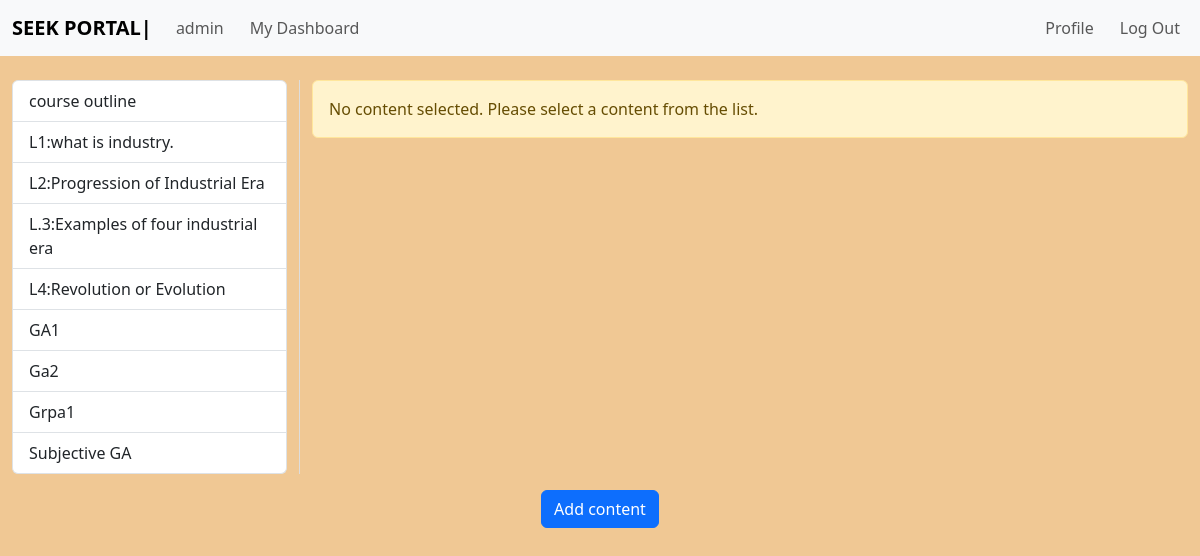
Before: /admin/1/contents (signed in) with the older database file.
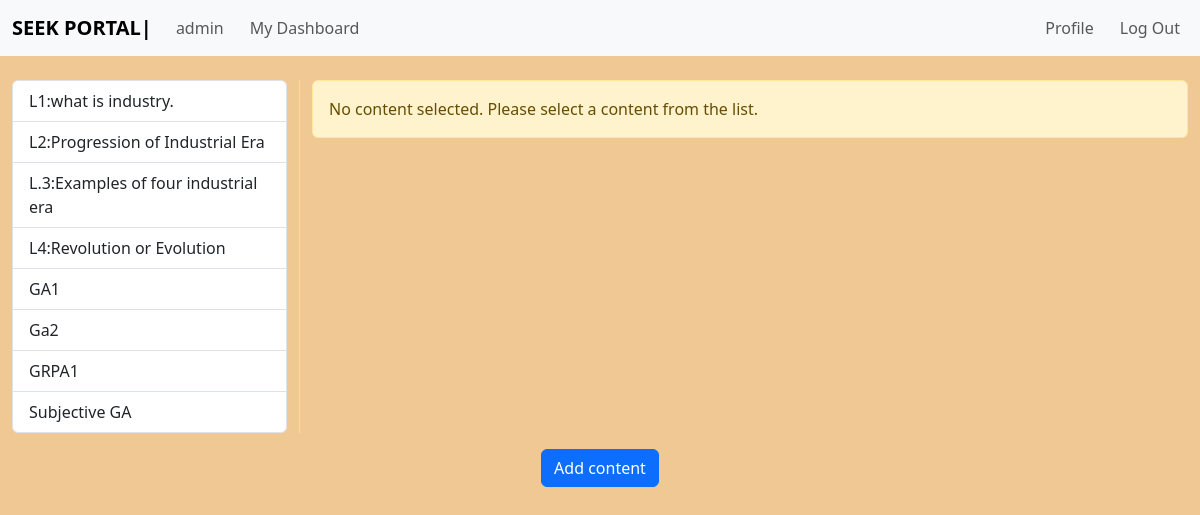
After: the same page with the newer database file.
### app.py (models this page shows)
class contents(db.Model):
    __tablename__ = "contents"
    content_id = db.Column(db.Integer, primary_key=True, autoincrement=True)
    content_name = db.Column(db.String(30), nullable=False)
    content_link = db.Column(db.String(50), nullable=False)
    content_transcript = db.Column(db.String(1000), nullable=False)
    content_course_id = db.Column(db.Integer, nullable=False)
    related_prompts = relationship("prompts", cascade="all, delete", backref=backref("content", cascade="all, delete"))

class MCQAssignment(db.Model):
    id = db.Column(db.Integer, primary_key=True)
    content_name = db.Column(db.String(30), nullable=False)
    question = db.Column(db.String(255), nullable=False)
    option_a = db.Column(db.String(100), nullable=False)
    option_b = db.Column(db.String(100), nullable=False)
    option_c = db.Column(db.String(100), nullable=False)
    option_d = db.Column(db.String(100), nullable=False)
    correct_answer = db.Column(db.String(100), nullable=False)
    course_id = db.Column(db.Integer, db.ForeignKey('course.course_id'), nullable=False)

class Coding(db.Model):
    question_id = db.Column(db.Integer, primary_key=True)
    coding_question = db.Column(db.String(255))
    content_name = db.Column(db.String(30), nullable=False)

class Subjective(db.Model):
    question_id = db.Column(db.Integer, primary_key=True)
    subjective_question = db.Column(db.String(255))
    content_name = db.Column(db.String(30), nullable=False)

### app.py (the view)
@app.route("/admin/<cat_id>/contents", methods=["GET", "POST"])
def admin_content(cat_id):
    if request.method == "GET":
        if session.get("logged_in"):
            admin_username = session["usr"]
            content_list = contents.query.filter_by(content_course_id=cat_id).all()
            mcq_assignments = MCQAssignment.query.filter_by(course_id=cat_id).all()
            coding_questions = Coding.query.all()
            subjective_questions = Subjective.query.all()  # Fetch all subjective questions
            selected_content_id = request.args.get("selected")
            selected_mcq_id = request.args.get("selected_mcq")
            selected_coding_id = request.args.get("selected_coding")
            selected_subjective_id = request.args.get("selected_subjective")  # New line for subjective question
            selected_content = contents.query.get(selected_content_id) if selected_content_id else None
            selected_mcq = MCQAssignment.query.get(selected_mcq_id) if selected_mcq_id else None
            selected_coding = Coding.query.get(selected_coding_id) if selected_coding_id else None
            selected_subjective = Subjective.query.get(selected_subjective_id) if selected_subjective_id else None  # Fetch selected subjective question
            return render_template(
                "contents.html",
                admin_username=admin_username,
                cat_id=cat_id,
                content_list=content_list,
                selected_content=selected_content,
                mcq_assignments=mcq_assignments,
                mcq_selected_content=selected_mcq,
                coding_questions=coding_questions,
                selected_coding=selected_coding,
                subjective_questions=subjective_questions,  # Pass subjective questions to template
                selected_subjective=selected_subjective  # Pass selected subjective question to template
            )
        return redirect("/admin_login")

### templates/contents.html (shortened to what this page needs)
{% extends "admin_base.html" %}
{% block usrname %}{{ admin_username }}{% endblock %}
{% block content %}
<div class="container-fluid mt-4">
  <div class="row">
    <div class="col-md-3" style="border-right: 1px solid #ddd;">
      <div class="list-group">
        {% for content in content_list %}
        <a href="?selected={{ content.content_id }}" class="list-group-item list-group-item-action {% if selected_content and content.content_id == selected_content.content_id %}active{% endif %}">
          {{ content.content_name }}
        </a>
        {% endfor %}
        {% for mcq in mcq_assignments %}
        <a href="?selected_mcq={{ mcq.id }}" class="list-group-item list-group-item-action {% if mcq_selected_content and mcq.id == mcq_selected_content.id %}active{% endif %}">
          {{ mcq.content_name }}
        </a>
        {% endfor %}
        {% for coding_q in coding_questions %}
        <a href="?selected_coding={{ coding_q.question_id }}" class="list-group-item list-group-item-action {% if selected_coding and coding_q.question_id == selected_coding.question_id %}active{% endif %}">
          {{ coding_q.content_name }}
        </a>
        {% endfor %}
        {% for subj in subjective_questions %}
        <a href="?selected_subjective={{ subj.question_id }}" class="list-group-item list-group-item-action {% if selected_subjective and subj.question_id == selected_subjective.question_id %}active{% endif %}">
          {{ subj.content_name }}
        </a>
        {% endfor %}
      </div>
    </div>
    <div class="col-md-9">
      {% if selected_content %}
      <div class="list-group-item mb-3" style="border: 1px solid #ddd; padding: 20px; background-color: #ffffff;">
        <div class="d-flex w-100 justify-content-between mb-3" style="border-bottom: 1px solid #ccc; padding-bottom: 10px;">
          <h5 class="mb-1" style="padding: 5px 10px; background-color: #f8f8f8; border-radius: 5px;">{{ selected_content.content_name }}</h5>
        </div>
        <div class="d-flex justify-content-center mb-3">
          {% if selected_content.content_link %}
          <div style="position: relative; width: 100%; max-width: 1000px; padding-bottom: 56.25%; height: 0; overflow: hidden; border: 1px solid #ccc; border-radius: 5px;">
            <iframe style="position: absolute; top: 0; left: 0; width: 100%; height: 100%;" src="https://www.youtube.com/embed/{{ selected_content.content_link }}" frameborder="0" allowfullscreen></iframe>
          </div>
          {% endif %}
        </div>
        <p class="mb-1" style="border-top: 1px solid #ccc; padding-top: 10px;">{{ selected_content.content_assignment }}</p>
        <p>Lecture Transcript</p>
        <p class="mb-1">{{ selected_content.content_transcript }}</p>
        <div class="d-flex justify-content-end mt-2">
          <a href="/admin/{{ cat_id }}/{{ selected_content.content_id }}/update" class="btn btn-warning mr-2" type="submit">Update content</a>
          <form action="/admin/{{ cat_id }}/{{ selected_content.content_id }}/delete" method="POST">
            <button class="btn btn-danger" type="submit">Delete content</button>
          </form>
        </div>
      </div>
      {% else %}
      <div class="alert alert-warning" role="alert">
        No content selected. Please select a content from the list.
      </div>
      {% endif %}
    </div>
  </div>
</div>
<div class="d-flex justify-content-center mt-3">
  <a href="/admin/{{ cat_id }}/create_content" class="btn btn-primary" type="submit">Add content</a>
</div>
{% endblock %}

### templates/admin_base.html (shortened to what this page needs)
<!DOCTYPE html>
<html lang="en">
<head>
  <link href="https://cdn.jsdelivr.net/npm/bootstrap@5.3.0-alpha1/dist/css/bootstrap.min.css" rel="stylesheet"
>
  <link rel="stylesheet" href="\static\css\flash_messages.css">
</head>
<body class="sinky">
  <nav class="navbar navbar-expand-lg bg-body-tertiary">
    <div class="container-fluid">
      <a class="navbar-brand"><b>SEEK PORTAL|</b> </a>
      <div class="collapse navbar-collapse" id="navbarSupportedContent">
        <ul class="navbar-nav">
          <li class="nav-item">
            <a class="nav-link" aria-current="page">{% block usrname %}{% endblock %}</a>
          </li>
          <li class="nav-item">
            <a class="nav-link" aria-current="page" href="/admin">My Dashboard</a>
          </li>
        </ul>
        <ul class="navbar-nav ml-auto">
          <li class="nav-item">
            <a class="nav-link" href="/a_profile">Profile</a>
          </li>
          <li class="nav-item">
            <a class="nav-link" href="/admin_logout" data-bs-target="#myModal" data-bs-toggle="modal">Log Out</a>
          </li>
        </ul>
      </div>
    </div>
  </nav>
  {% block content%}
  {% endblock%}
</body>
</html>

### static/css/flash_messages.css (style rules this page uses)
.sinky { background-color: rgb(240, 200, 148); }

### templates/admin_base.html (style rules this page uses)
.navbar-nav.ml-auto { margin-left: auto; }
.navbar-nav li { margin-right: 10px; }
.navbar-nav .nav-item:first-child { margin-left: auto; }
.navbar-nav .nav-item:last-child { margin-right: 0; }

Changed rows visible on the page:
removed contents: content_name "course outline"
removed Coding: content_name "Grpa1"
added Coding: content_name "GRPA1"
